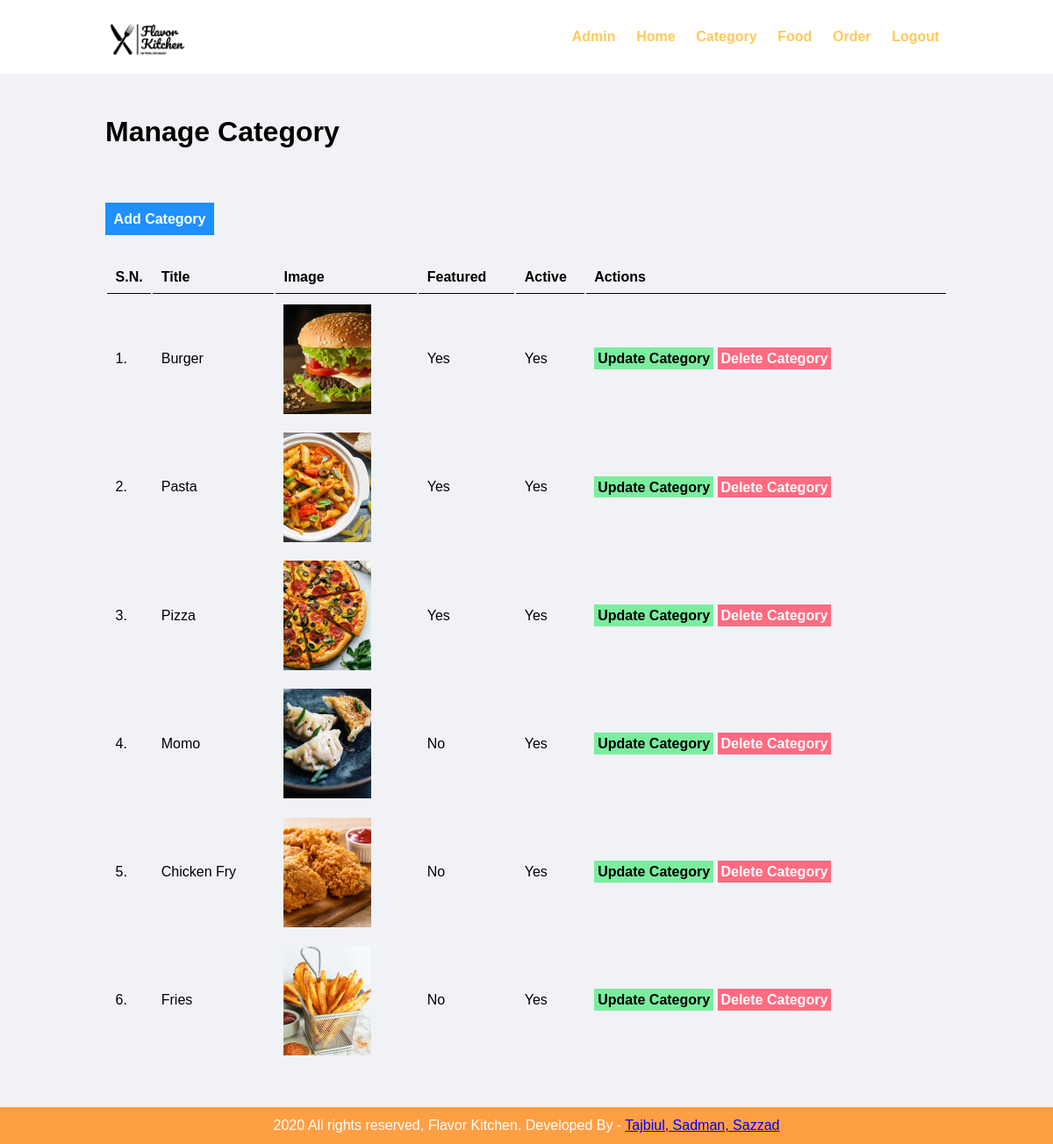
/admin/manage-category.php (signed in), run on the app's committed database.
### tables this page shows
CREATE TABLE `category` (
  `id` int(10) UNSIGNED NOT NULL,
  `title` varchar(100) NOT NULL,
  `image` varchar(255) NOT NULL,
  `featured` varchar(10) NOT NULL,
  `active` varchar(10) NOT NULL
);

### admin/manage-category.php (the view, shortened to what this page needs)
<?php include('components/header.php'); ?>
    <div class="main-content">
        <div class="wrapper">
            <h1>Manage Category</h1>
            <br><br>
        <br><br>
                <a href="<?php echo SITEURL; ?>admin/add-category.php" class="btn-primary">Add Category</a>
                <br /><br /><br />
                <table class="tbl-full">
                    <tr>
                        <th>S.N.</th>
                        <th>Title</th>
                        <th>Image</th>
                        <th>Featured</th>
                        <th>Active</th>
                        <th>Actions</th>
                    </tr>
                    <?php
                        $sql = "SELECT * FROM category";
                        $res = mysqli_query($conn, $sql);
                        $count = mysqli_num_rows($res);
                        $sn=1;
                        if($count>0)
                        {
                            while($row=mysqli_fetch_assoc($res))
                            {
                                $id = $row['id'];
                                $title = $row['title'];
                                $image = $row['image'];
                                $featured = $row['featured'];
                                $active = $row['active'];
                                ?>
                                    <tr>
                                        <td><?php echo $sn++; ?>. </td>
                                        <td><?php echo $title; ?></td>
                                        <td>
                                            <?php
                                                if($image!=""){
                                                    ?>
                                                    <img src="<?php echo SITEURL; ?>images/category/<?php echo $image; ?>" width="100px" >
                                                    <?php
                                                }else{
                                                    echo "<div class='error'>Image not Added.</div>";
                                                }
                                            ?>
                                        </td>
                                        <td><?php echo $featured; ?></td>
                                        <td><?php echo $active; ?></td>
                                        <td>
                                            <a href="<?php echo SITEURL; ?>admin/update-category.php?id=<?php echo $id; ?>" class="btn-secondary">Update Category</a>
                                            <a href="<?php echo SITEURL; ?>admin/delete-category.php?id=<?php echo $id; ?>&image=<?php echo $image; ?>" class="btn-danger">Delete Category</a>
                                        </td>
                                    </tr>
                                <?php
                            }
                        }
                        else
                        {
                            ?>
                            <tr>
                                <td colspan="6"><div class="error">No Category Added.</div></td>
                            </tr>
                            <?php
                        }
                    ?>
                </table>
            </div>
        </div>
<?php include('components/footer.php') ?>

### css/admin.css (style rules this page uses)
* { margin: 0; padding: 0; font-family: Arial, Helvetica, sans-serif; }
.wrapper { padding: 1%; width: 80%; margin: 0 auto; }
.tbl-full { width: 100%; }
table tr th { border-bottom: 1px solid black; padding: 1%; text-align: left; }
table tr td { padding: 1%; }
.btn-primary { background-color: #1e90ff; padding: 1%; color: white; text-decoration: none; font-weight: bold; }
.btn-secondary { background-color: #7bed9f; padding: 1%; color: black; text-decoration: none; font-weight: bold; }
.btn-danger { background-color: #ff6b81; padding: 1%; color: white; text-decoration: none; font-weight: bold; }
.main-content { background-color: #f1f2f6; padding: 3% 0; }

### data on the page
category: title "Burger", image (picture), featured "Yes", active "Yes"
category: title "Pasta", image (picture), featured "Yes", active "Yes"
category: title "Pizza", image (picture), featured "Yes", active "Yes"
category: title "Momo", image (picture), featured "No", active "Yes"
category: title "Chicken Fry", image (picture), featured "No", active "Yes"
category: title "Fries", image (picture), featured "No", active "Yes"
